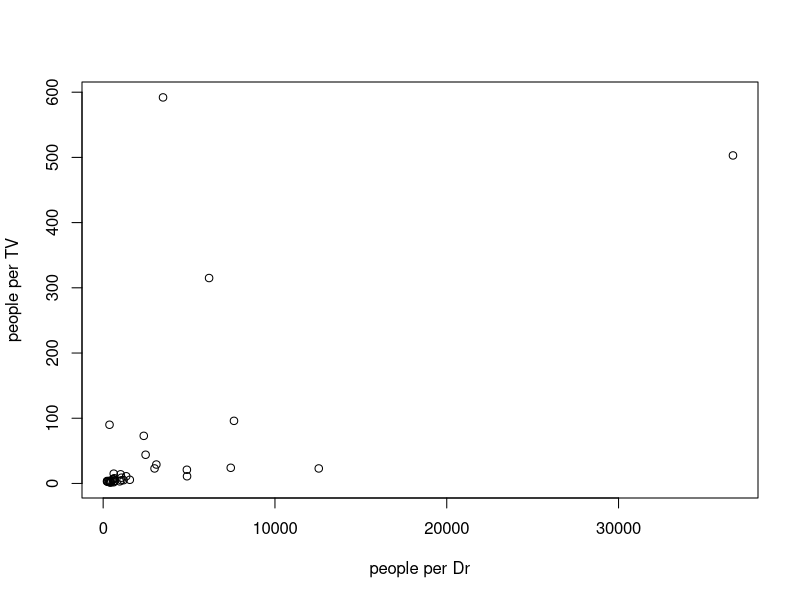
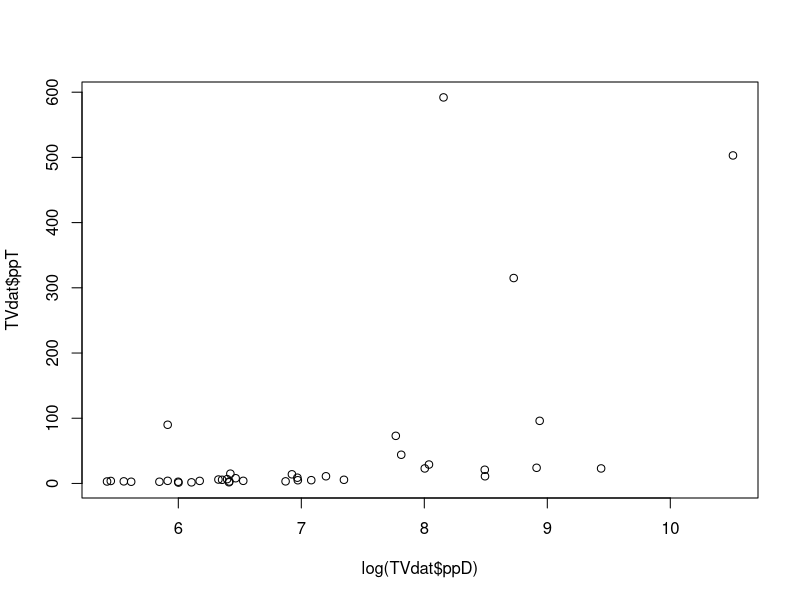
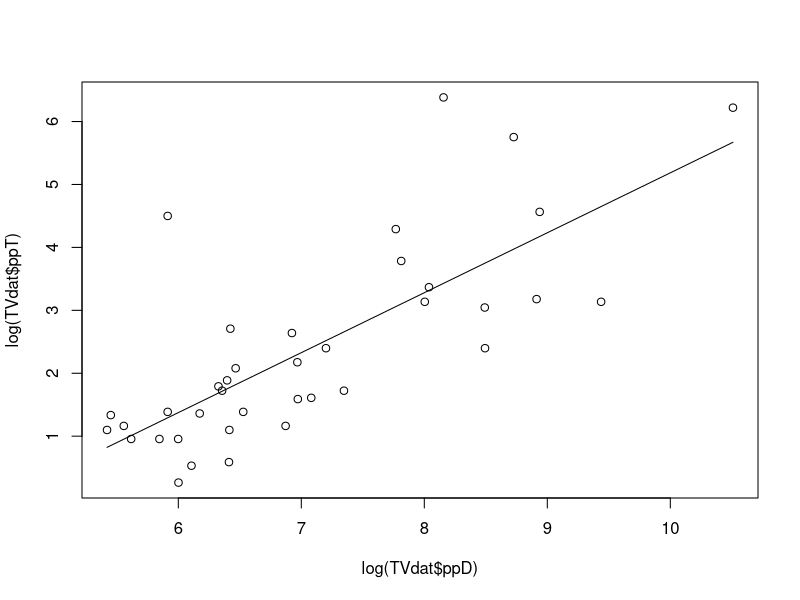
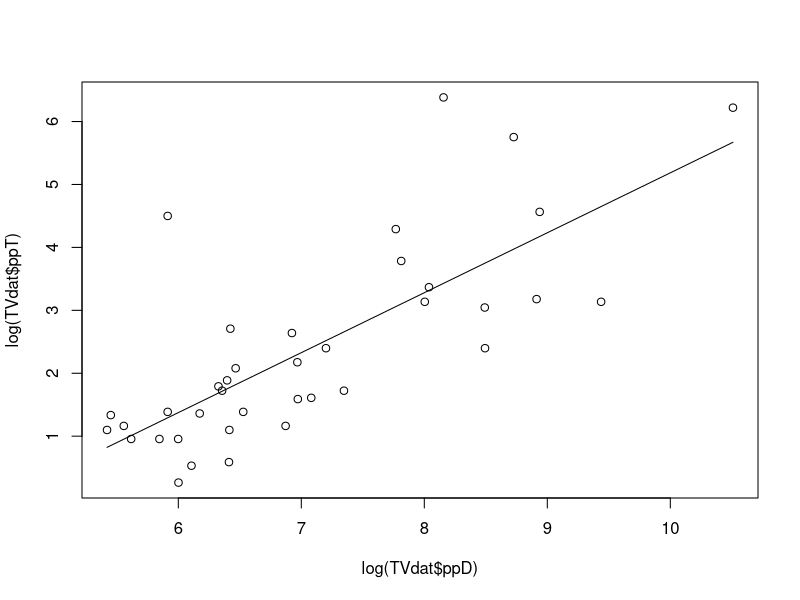
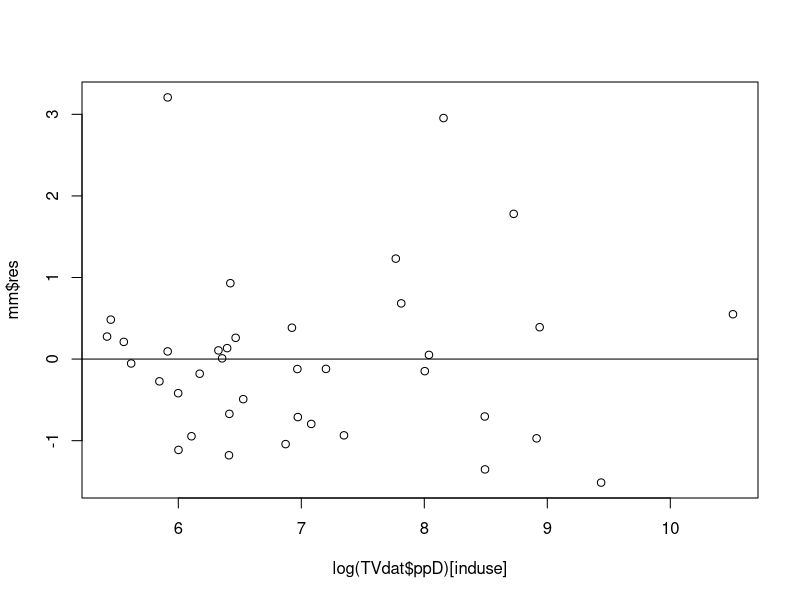
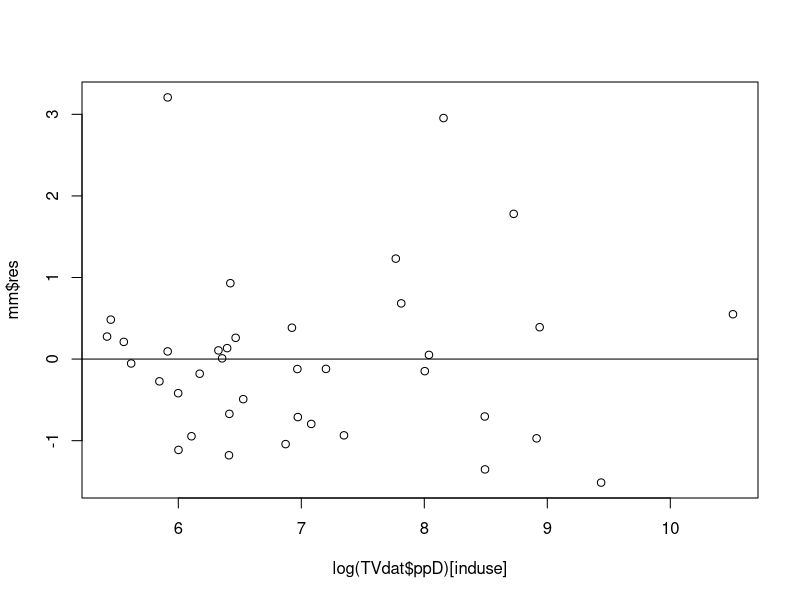
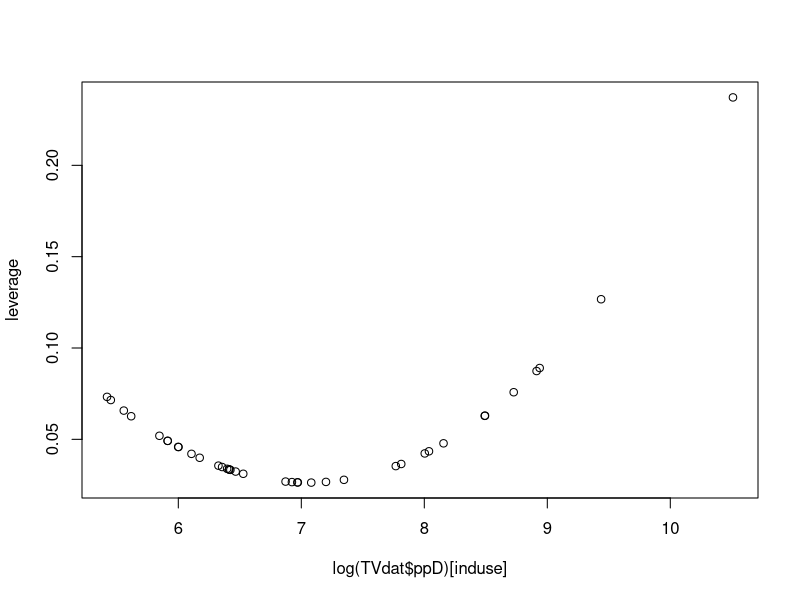
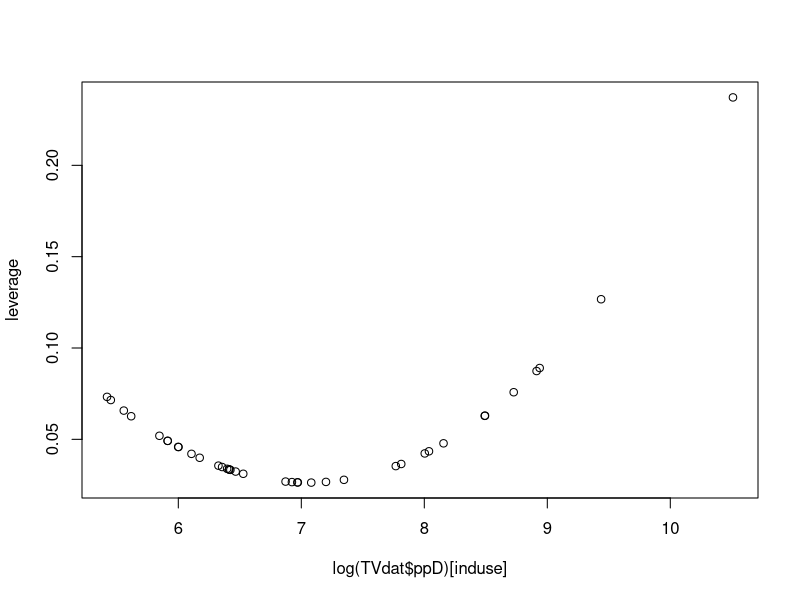

Here is the R script that generated these plots, in order:
TVdat<-read.table("TV.dat") ## reading the data into R
print(dim(TVdat)) ## printing the dimensions of the data
print(names(TVdat))  ## printing the names of the variables
print(row.names(TVdat)) ## printing the names of the countries included
plot(TVdat$ppD,TVdat$ppT,xlab="people per Dr",ylab="people per TV")
id<-identify(TVdat$ppD,TVdat$ppT,row.names(TVdat),pos=T)
## identify() allows you to mark observations in the data with a left mouse click
## end the identify session by pressing ESC

## this code is just a way for me to allow for output to be put in my handouts on the go
## the if-statement allows for the figure to be created even if there are no observations marked
#plot(TVdat$ppD,TVdat$ppT,xlab="people per Dr",ylab="people per TV")
#if (max(id$ind)!=-Inf) {
#text(TVdat$ppD[id$ind],TVdat$ppT[id$ind],row.names(TVdat)[id$ind],pos=id$pos) }

plot(log(TVdat$ppD),TVdat$ppT) ## taking logs of the x-variable
id<-identify(log(TVdat$ppD),TVdat$ppT,row.names(TVdat),pos=T)

#plot(log(TVdat$ppD),TVdat$ppT,xlab="log(people per Dr)",ylab="people per TV")
#if (max(id$ind)!=-Inf) {text(log(TVdat$ppD)[id$ind],TVdat$ppT[id$ind],row.names(TVdat)[id$ind],pos=id$pos)}

plot(log(TVdat$ppD),log(TVdat$ppT)) ## taking logs of both x and y
id<-identify(log(TVdat$ppD),log(TVdat$ppT),row.names(TVdat),pos=T)
mm<-lm(log(TVdat$ppT)~log(TVdat$ppD))
# missing values for ppT for two countries
lines(sort(log(TVdat$ppD)[is.na(TVdat$ppT)==F]),mm$fit[sort.list(log(TVdat$ppD)[is.na(TVdat$ppT)==F])])
## here I use is.na() to identify the observations with missing values, I only plot those that had
## is.na==F for FALSE

plot(log(TVdat$ppD),log(TVdat$ppT))
if (max(id$ind)!=-Inf) {text(log(TVdat$ppD)[id$ind],log(TVdat$ppT)[id$ind],row.names(TVdat)[id$ind],pos=id$pos)}
lines(sort(log(TVdat$ppD)[is.na(TVdat$ppT)==F]),mm$fit[sort.list(log(TVdat$ppD)[is.na(TVdat$ppT)==F])])

## here I create a regression summary in a LateX table format
## you can just use the command summary(mm) in R directly
library(xtable)
xtable(summary(mm), caption="Regression summary", label="tab:ch4")

induse<-seq(1,dim(TVdat)[1])[is.na(TVdat$ppT)==F] ##id the data with non-missing y-values
plot(log(TVdat$ppD)[induse],mm$res)
abline(h=0)
id<-identify(log(TVdat$ppD)[induse],mm$res,row.names(TVdat)[induse],pos=T) ## mark large residuals

plot(log(TVdat$ppD)[induse],mm$res)
abline(h=0)
if (max(id$ind)!=-Inf) {text((log(TVdat$ppD)[induse])[id$ind],mm$res[id$ind],(row.names(TVdat)[induse])[id$ind],pos=id$pos)}

lmi<-lm.influence(mm)
plot(log(TVdat$ppD)[induse],lmi$hat,ylab="leverage")
id<-identify(log(TVdat$ppD)[induse],lmi$hat, row.names(TVdat)[induse],pos=T)

plot(log(TVdat$ppD)[induse],lmi$hat,ylab="leverage")
if (max(id$ind)!=-Inf) {text((log(TVdat$ppD)[induse])[id$ind],lmi$hat[id$ind], (row.names(TVdat)[induse])[id$ind],pos=id$pos)}
p<-locator()

plot(induse,lmi$coef[,2],ylab="Impact on Slope")
abline(h=0)
id<-identify(induse,lmi$coef[,2],label=row.names(TVdat)[induse],pos=T)

plot(induse,lmi$coef[,2],ylab="Impact on Slope")
abline(h=0)
if (max(id$ind)!=-Inf) {text(induse[id$ind],(lmi$coef[,2])[id$ind],label=(row.names(TVdat)[induse])[id$ind],pos=id$pos)}

plot(induse,lmi$sig,ylab="Impact on Sum of Squares")
id<-identify(induse,lmi$sig,label=row.names(TVdat)[induse],pos=T)

plot(induse,lmi$sig,ylab="Impact on Sum of Squares")
if (max(id$ind)!=-Inf) {text(induse[id$ind],lmi$sig[id$ind],label=(row.names(TVdat)[induse])[id$ind],pos=id$pos)}

